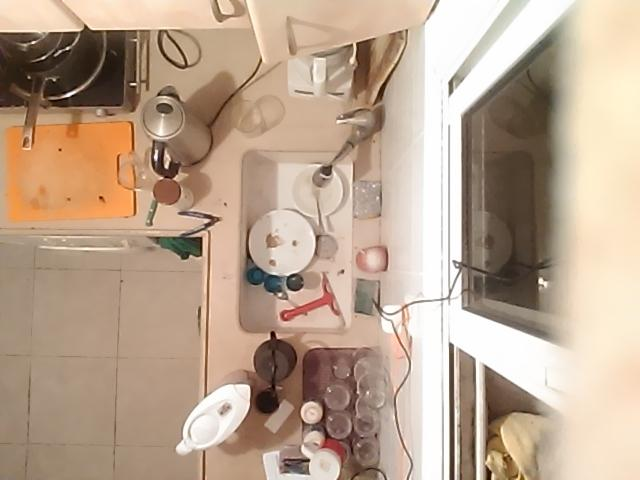
#> input picture sample_files/half_dirty.jpg, 640 x 480 px
$ python main.py   (older library calls are emulated)
#> lines starting #> are read from the running program, lines starting #| are printed output that depends on the picture
from scipy.misc import imread
from skimage.feature import canny
from skimage.io import imread
from skimage import color
from itertools import chain


def get_sink(f):
#> called with f = 'sample_files/half_dirty.jpg'
    sink = imread(f, True)
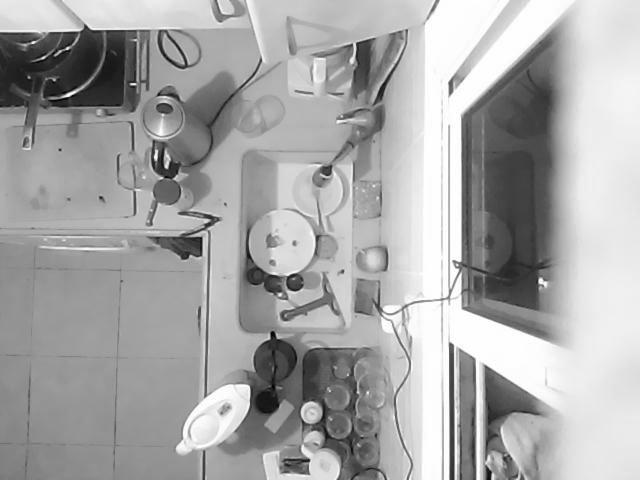
#> sink: shape (480, 640) float64; min 0.00917, max 1, mean 0.659
    buttom_sink = sink[195:330, 253:350]
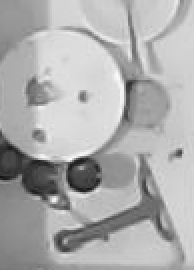
#> buttom_sink: shape (135, 97) float64 (shown 2 times larger); min 0.0781, max 0.995, mean 0.68
    top_sink = sink[160:195, 253:315]
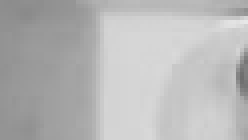
#> top_sink: shape (35, 62) float64 (shown 4 times larger); min 0.434, max 0.909, mean 0.72

    return top_sink, buttom_sink


def get_edges(sink):
    edges = canny(sink, sigma=0.1)
    return sum([int(i) for i in chain(*edges)])


def get_dirtiness(f):
    sink_parts = get_sink(f)
    return sum(get_edges(part) for part in sink_parts)

if __name__ == '__main__':
    files = [
        "sample_files/half_dirty.jpg",
        "sample_files/half_dirty_partially_dark.jpg",
        "sample_files/washing_dishes.jpg",
        "sample_files/watering_plants.jpg",
        "sample_files/2d_dl.jpg",
        "sample_files/3d_dl.jpg",
        "sample_files/4d_dl.jpg",
        "sample_files/lots_dl.jpg",
        "sample_files/one_glass_dl.jpg",
        "sample_files/clean_dl.jpg",
    ]

    for f in files:
        print("{} -> {}".format(f, get_dirtiness(f)))
#> pass 2 of the loop `for f in files:`:
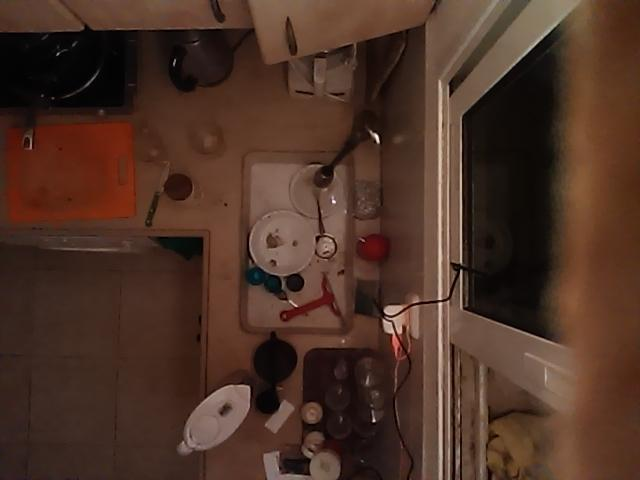
#> input picture sample_files/half_dirty_partially_dark.jpg, 640 x 480 px
#> in get_sink (call 2), `buttom_sink = sink[195:330, 253:350]`:
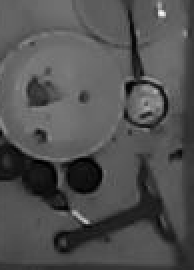
#> buttom_sink: shape (135, 97) float64 (shown 2 times larger); min 0.0014, max 0.973, mean 0.32
#> in get_sink (call 2), `top_sink = sink[160:195, 253:315]`:
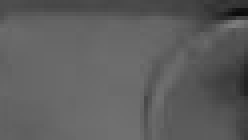
#> top_sink: shape (35, 62) float64 (shown 4 times larger); min 0.0435, max 0.491, mean 0.37
#> pass 3 of the loop `for f in files:`:
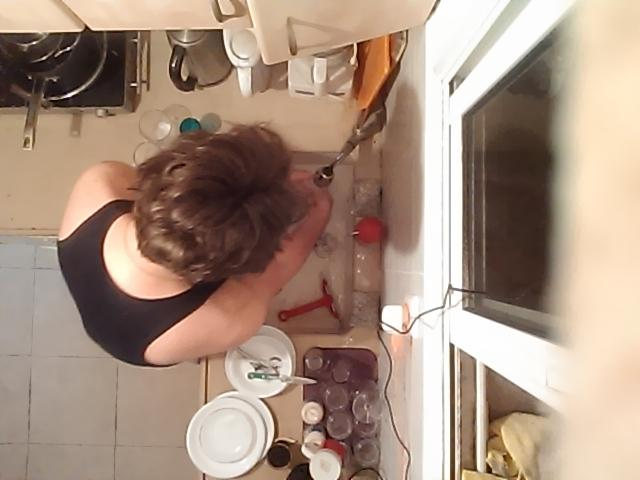
#> input picture sample_files/washing_dishes.jpg, 640 x 480 px
#> in get_sink (call 3), `buttom_sink = sink[195:330, 253:350]`:
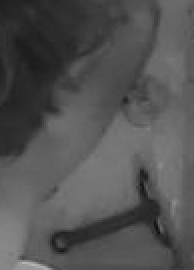
#> buttom_sink: shape (135, 97) float64 (shown 2 times larger); min 0.0646, max 0.719, mean 0.327
#> in get_sink (call 3), `top_sink = sink[160:195, 253:315]`:
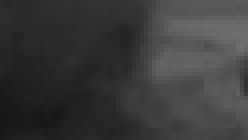
#> top_sink: shape (35, 62) float64 (shown 4 times larger); min 0.087, max 0.434, mean 0.229
#> (the run stopped early here; a loop or call above may not have finished)
